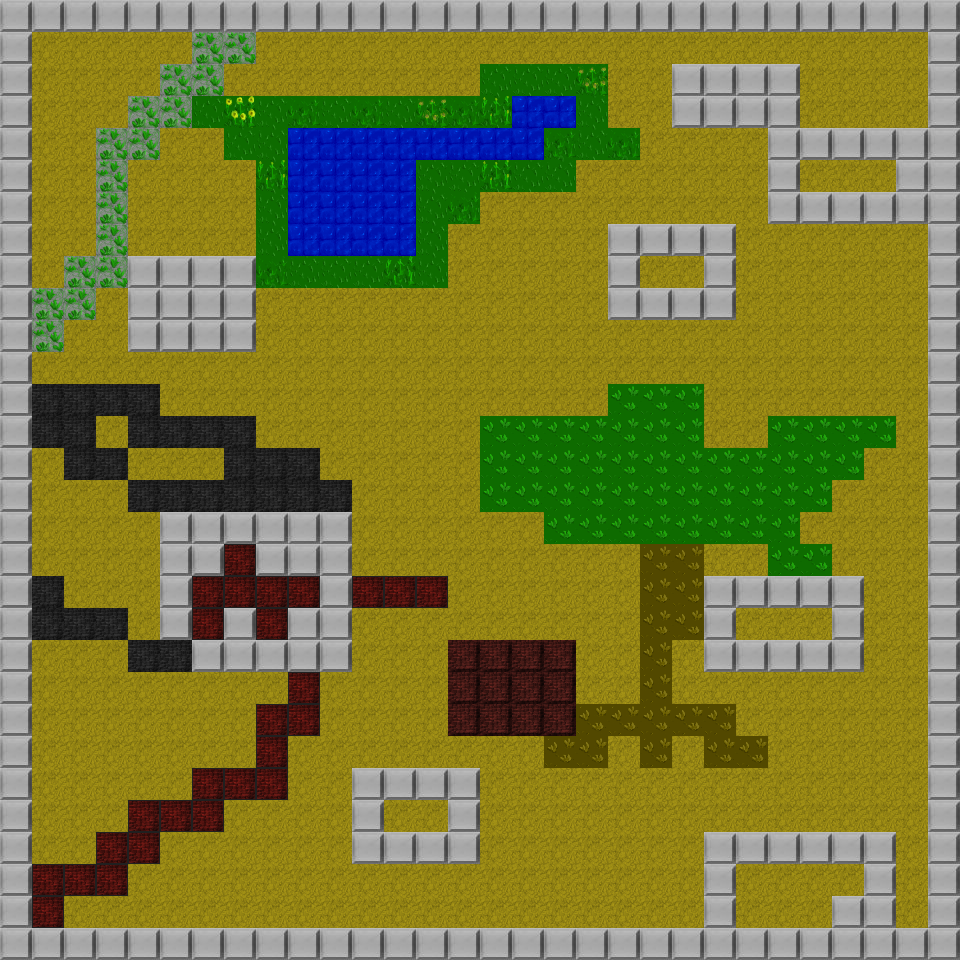

This is a level from a 2D game, rendered from its Tiled map with the project's own tilesets. A one-line summary and the complete map file follow:
An orthogonal 30x30 tile map with 32x32 px tiles, 1 tile layer (background_layer), 5 tilesets and 8 objects.

<map version="1.0" orientation="orthogonal" renderorder="right-down" width="30" height="30" tilewidth="32" tileheight="32" nextobjectid="14">
 <tileset firstgid="1" name="landscape" tilewidth="32" tileheight="32" tilecount="64">
  <image source="../tiles/landscape.png" width="256" height="256" />
 </tileset>
 <tileset firstgid="65" name="key" tilewidth="24" tileheight="32" tilecount="1">
  <image source="../tiles/key.png" width="24" height="32" />
 </tileset>
 <tileset firstgid="66" name="bat" tilewidth="32" tileheight="32" tilecount="16">
  <image source="../tiles/bat-sprite32x32.png" width="128" height="128" />
 </tileset>
 <tileset firstgid="82" name="door" tilewidth="16" tileheight="32" tilecount="1536">
  <image source="../tiles/door.png" width="1024" height="768" />
 </tileset>
 <tileset firstgid="1618" name="wm" tilewidth="32" tileheight="32" tilecount="1">
  <image source="../tiles/wm.png" width="32" height="32" />
 </tileset>
 <layer name="background_layer" width="30" height="30">
  <data encoding="csv">
22,22,22,22,22,22,22,22,22,22,22,22,22,22,22,22,22,22,22,22,22,22,22,22,22,22,22,22,22,22,
22,26,26,26,26,26,12,12,26,26,26,26,26,26,26,26,26,26,26,26,26,26,26,26,26,26,26,26,26,22,
22,26,26,26,26,12,12,26,26,26,26,26,26,26,26,58,58,58,63,26,26,22,22,22,22,26,26,26,26,22,
22,26,26,26,12,12,58,62,58,59,58,59,58,63,59,61,45,45,58,26,26,22,22,22,22,26,26,26,26,22,
22,26,26,12,12,26,26,58,58,45,45,45,45,45,45,45,45,59,58,59,26,26,26,26,22,22,22,22,22,22,
22,26,26,12,26,26,26,26,61,45,45,45,45,58,58,61,58,58,26,26,26,26,26,26,22,26,26,26,22,22,
22,26,26,12,26,26,26,26,58,45,45,45,45,58,59,26,26,26,26,26,26,26,26,26,22,22,22,22,22,22,
22,26,26,12,26,26,26,26,58,45,45,45,45,58,26,26,26,26,26,22,22,22,22,26,26,26,26,26,26,22,
22,26,12,12,22,22,22,22,59,58,58,58,60,58,26,26,26,26,26,22,26,26,22,26,26,26,26,26,26,22,
22,12,12,26,22,22,22,22,26,26,26,26,26,26,26,26,26,26,26,22,22,22,22,26,26,26,26,26,26,22,
22,12,26,26,22,22,22,22,26,26,26,26,26,26,26,26,26,26,26,26,26,26,26,26,26,26,26,26,26,22,
22,26,26,26,26,26,26,26,26,26,26,26,26,26,26,26,26,26,26,26,26,26,26,26,26,26,26,26,26,22,
22,38,38,38,38,26,26,26,26,26,26,26,26,26,26,26,26,26,26,18,18,18,26,26,26,26,26,26,26,22,
22,38,38,26,38,38,38,38,26,26,26,26,26,26,26,18,18,18,18,18,18,18,26,26,18,18,18,18,26,22,
22,26,38,38,26,26,26,38,38,38,26,26,26,26,26,18,18,18,18,18,18,18,18,18,18,18,18,26,26,22,
22,26,26,26,38,38,38,38,38,38,38,26,26,26,26,18,18,18,18,18,18,18,18,18,18,18,26,26,26,22,
22,26,26,26,26,22,22,22,22,22,22,26,26,26,26,26,26,18,18,18,18,18,18,18,18,26,26,26,26,22,
22,26,26,26,26,22,22,37,22,22,22,26,26,26,26,26,26,26,26,26,52,52,26,26,18,18,26,26,26,22,
22,38,26,26,26,22,37,37,37,37,22,37,37,37,26,26,26,26,26,26,52,52,22,22,22,22,22,26,26,22,
22,38,38,38,26,22,37,22,37,22,22,26,26,26,26,26,26,26,26,26,52,52,22,26,26,26,22,26,26,22,
22,26,26,26,38,38,22,22,22,22,22,26,26,26,34,34,34,34,26,26,52,26,22,22,22,22,22,26,26,22,
22,26,26,26,26,26,26,26,26,37,26,26,26,26,34,34,34,34,26,26,52,26,26,26,26,26,26,26,26,22,
22,26,26,26,26,26,26,26,37,37,26,26,26,26,34,34,34,34,52,52,52,52,52,26,26,26,26,26,26,22,
22,26,26,26,26,26,26,26,37,26,26,26,26,26,26,26,26,52,52,26,52,26,52,52,26,26,26,26,26,22,
22,26,26,26,26,26,37,37,37,26,26,22,22,22,22,26,26,26,26,26,26,26,26,26,26,26,26,26,26,22,
22,26,26,26,37,37,37,26,26,26,26,22,26,26,22,26,26,26,26,26,26,26,26,26,26,26,26,26,26,22,
22,26,26,37,37,26,26,26,26,26,26,22,22,22,22,26,26,26,26,26,26,26,22,22,22,22,22,22,26,22,
22,37,37,37,26,26,26,26,26,26,26,26,26,26,26,26,26,26,26,26,26,26,22,26,26,26,26,22,26,22,
22,37,26,26,26,26,26,26,26,26,26,26,26,26,26,26,26,26,26,26,26,26,22,26,26,26,22,22,26,22,
22,22,22,22,22,22,22,22,22,22,22,22,22,22,22,22,22,22,22,22,22,22,22,22,22,22,22,22,22,22
</data>
 </layer>
 <objectgroup name="collectables_layer">
  <object id="1" gid="65" x="679" y="767" width="24" height="32" />
  <object id="2" gid="65" x="102" y="448" width="24" height="32" />
  <object id="3" gid="65" x="197" y="127" width="24" height="32" />
 </objectgroup>
 <objectgroup name="enemies_layer">
  <object id="4" gid="67" x="676" y="194" width="32" height="32" />
  <object id="5" gid="67" x="28" y="863" width="32" height="32" />
 </objectgroup>
 <objectgroup name="exit_layer">
  <object id="6" gid="159" x="487" y="640" width="47" height="64" />
 </objectgroup>
 <objectgroup name="enemies_layer2">
  <object id="12" gid="1618" x="898" y="639" width="32" height="32" />
  <object id="13" gid="1618" x="191" y="258" width="32" height="32" />
 </objectgroup>
</map>
